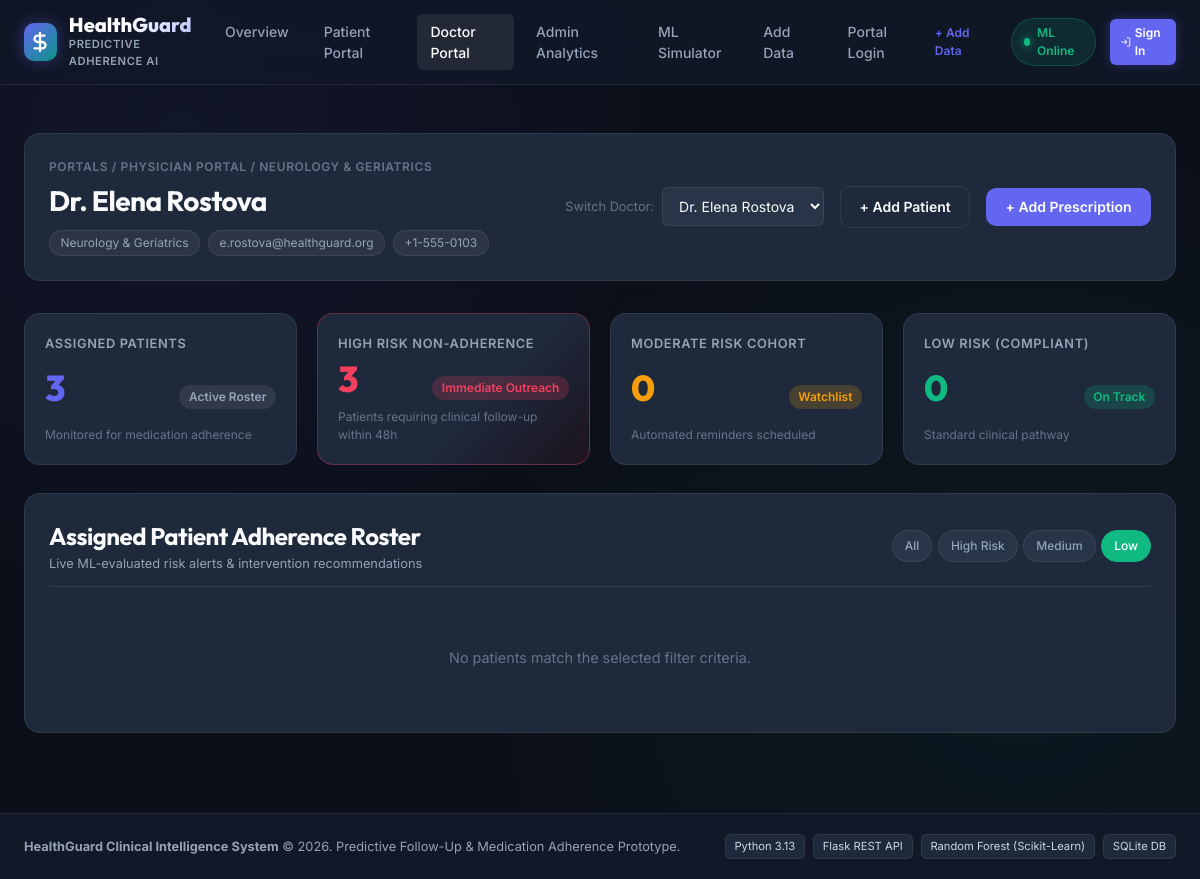
Page /doctor/3?risk=Low on the earlier database version.
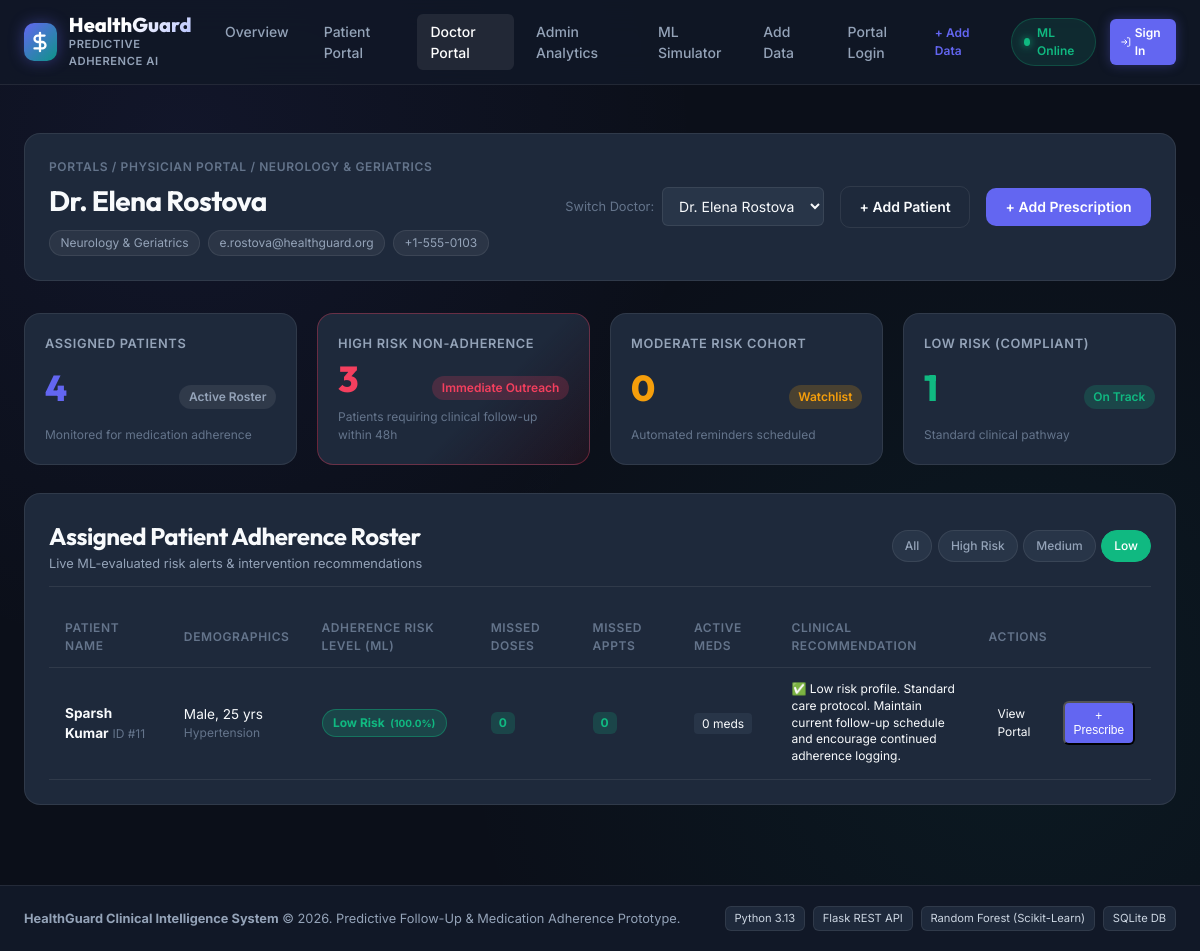
Same page on the later database version.
### tables this page shows
CREATE TABLE risk_assessments (
    id INTEGER PRIMARY KEY AUTOINCREMENT,
    patient_id INTEGER NOT NULL,
    risk_level TEXT NOT NULL CHECK(risk_level IN ('Low', 'Medium', 'High')),
    risk_score REAL NOT NULL,
    features_json TEXT NOT NULL,
    recommendations TEXT,
    evaluated_at TIMESTAMP DEFAULT CURRENT_TIMESTAMP,
    FOREIGN KEY (patient_id) REFERENCES patients(id) ON DELETE CASCADE
);

CREATE TABLE patients (
    id INTEGER PRIMARY KEY AUTOINCREMENT,
    doctor_id INTEGER,
    name TEXT NOT NULL,
    age INTEGER NOT NULL CHECK(age >= 0 AND age <= 125),
    gender TEXT CHECK(gender IN ('Male', 'Female', 'Other')),
    phone TEXT,
    email TEXT UNIQUE,
    chronic_conditions TEXT,
    created_at TIMESTAMP DEFAULT CURRENT_TIMESTAMP,
    FOREIGN KEY (doctor_id) REFERENCES doctors(id) ON DELETE SET NULL
);

### app/routes_portal.py (the view)
@portal_bp.route("/doctor/<int:doctor_id>")
def doctor_portal(doctor_id: int):
    doctor = query_db("SELECT * FROM doctors WHERE id = ?;", (doctor_id,), one=True)
    if not doctor:
        return render_template("404.html", message=f"Doctor #{doctor_id} not found"), 404
    all_doctors = query_db("SELECT id, name, specialty FROM doctors ORDER BY id ASC;")
    risk_filter = request.args.get("risk", "All")
    query = """
        SELECT
            p.id, p.name, p.age, p.gender, p.phone, p.email, p.chronic_conditions,
            r.risk_level, r.risk_score, r.recommendations, r.evaluated_at,
            (SELECT COUNT(*) FROM prescriptions rx WHERE rx.patient_id = p.id AND rx.status = 'Active') as active_meds_count,
            (SELECT COUNT(*) FROM adherence_logs al WHERE al.patient_id = p.id AND al.status = 'Missed') as total_missed_doses,
            (SELECT COUNT(*) FROM follow_up_schedules fs WHERE fs.patient_id = p.id AND fs.status = 'Missed') as total_missed_appts
        FROM patients p
        LEFT JOIN risk_assessments r ON r.id = (
            SELECT id FROM risk_assessments ra WHERE ra.patient_id = p.id ORDER BY evaluated_at DESC, id DESC LIMIT 1
        )
        WHERE p.doctor_id = ?
    """
    params = [doctor_id]
    if risk_filter in ["Low", "Medium", "High"]:
        query += " AND r.risk_level = ?"
        params.append(risk_filter)
    query += " ORDER BY CASE r.risk_level WHEN 'High' THEN 1 WHEN 'Medium' THEN 2 ELSE 3 END, p.name ASC;"
    assigned_patients = query_db(query, tuple(params))
    counts = query_db(
        """SELECT
               COUNT(p.id) as total_patients,
               SUM(CASE WHEN r.risk_level = 'High' THEN 1 ELSE 0 END) as high_risk,
               SUM(CASE WHEN r.risk_level = 'Medium' THEN 1 ELSE 0 END) as med_risk,
               SUM(CASE WHEN r.risk_level = 'Low' THEN 1 ELSE 0 END) as low_risk
           FROM patients p
           LEFT JOIN risk_assessments r ON r.id = (
               SELECT id FROM risk_assessments ra WHERE ra.patient_id = p.id ORDER BY evaluated_at DESC, id DESC LIMIT 1
           )
           WHERE p.doctor_id = ?;""",
        (doctor_id,),
        one=True,
    )
    return render_template(
        "doctor.html",
        doctor=doctor,
        all_doctors=all_doctors,
        patients=assigned_patients,
        stats=counts,
        current_filter=risk_filter,
    )

### app/routes_portal.py (called while the page is built, shortened)
@portal_bp.app_context_processor
def inject_current_user():
    return {"current_user": None}

### database/db.py (called while the page is built)
def get_db_connection(db_path: Optional[str] = None) -> sqlite3.Connection:
    path = db_path or os.environ.get("HEALTHGUARD_DB_PATH", DEFAULT_DB_PATH)
    conn = sqlite3.connect(path, timeout=10)
    conn.row_factory = sqlite3.Row
    conn.execute("PRAGMA foreign_keys = ON;")
    return conn

def query_db(
    query: str,
    args: tuple = (),
    one: bool = False,
    db_path: Optional[str] = None,
) -> Any:
    conn = get_db_connection(db_path)
    try:
        cur = conn.cursor()
        cur.execute(query, args)
        rv = cur.fetchall()
        if one:
            return dict(rv[0]) if rv else None
        return [dict(row) for row in rv]
    finally:
        conn.close()

### app/templates/doctor.html (shortened to what the changed rows need)
{% extends "base.html" %}
{% block content %}
<div class="portal-header-bar">
    <div>
        <h1 class="page-title">{{ doctor.name }}</h1>
    </div>
</div>
<div class="dashboard-stats-grid">
    <div class="stat-card">
        <div class="stat-main">
            <div class="stat-num text-indigo">{{ stats.total_patients or 0 }}</div>
            <div class="stat-badge badge-neutral">Active Roster</div>
        </div>
    </div>
    <div class="stat-card">
        <div class="stat-main">
            <div class="stat-num text-emerald">{{ stats.low_risk or 0 }}</div>
            <div class="stat-badge badge-success">On Track</div>
        </div>
    </div>
</div>
<div class="panel-card mt-4">
    <div class="panel-header flex-between">
        <div>
            <h2>Assigned Patient Adherence Roster</h2>
        </div>
    </div>
    {% if patients %}
        <div class="table-responsive">
            <table class="data-table">
                <thead>
                    <tr>
                        <th>Patient Name</th>
                        <th>Demographics</th>
                        <th>Adherence Risk Level (ML)</th>
                        <th>Missed Doses</th>
                        <th>Missed Appts</th>
                        <th>Active Meds</th>
                        <th>Clinical Recommendation</th>
                        <th>Actions</th>
                    </tr>
                </thead>
                <tbody>
                    {% for p in patients %}
                        <tr class="{% if p.risk_level == 'High' %}row-high-risk{% endif %}">
                            <td>
                                <div class="patient-name-cell">
                                    <strong>{{ p.name }}</strong>
                                    <span class="text-muted small">ID #{{ p.id }}</span>
                                </div>
                            </td>
                            <td>
                                <div>{{ p.gender }}, {{ p.age }} yrs</div>
                                <div class="text-muted small truncate-text" title="{{ p.chronic_conditions }}">{{ p.chronic_conditions }}</div>
                            </td>
                            <td>
                                <span class="badge-risk badge-risk-{{ p.risk_level|lower if p.risk_level else 'low' }}">
                                    {{ p.risk_level or 'Low' }} Risk
                                    {% if p.risk_score %}
                                        <small>({{ p.risk_score }}%)</small>
                                    {% endif %}
                                </span>
                            </td>
                            <td>
                                <span class="counter-badge {% if p.total_missed_doses > 3 %}counter-danger{% elif p.total_missed_doses > 0 %}counter-warning{% else %}counter-safe{% endif %}">
                                    {{ p.total_missed_doses or 0 }}
                                </span>
                            </td>
                            <td>
                                <span class="counter-badge {% if p.total_missed_appts > 1 %}counter-danger{% elif p.total_missed_appts > 0 %}counter-warning{% else %}counter-safe{% endif %}">
                                    {{ p.total_missed_appts or 0 }}
                                </span>
                            </td>
                            <td>
                                <span class="badge-neutral-sm">{{ p.active_meds_count or 0 }} meds</span>
                            </td>
                            <td class="rec-cell">
                                <span class="text-small" title="{{ p.recommendations }}">{{ p.recommendations or 'Standard monitoring protocol.' }}</span>
                            </td>
                            <td>
                                <div class="btn-group-actions">
                                    <a href="/patient/{{ p.id }}" class="btn-xs btn-outline" title="Open Patient Portal">
                                        View Portal
                                    </a>
                                    <button class="btn-xs btn-primary" onclick="openAddRxModalForPatient({{ p.id }}, '{{ p.name }}');" title="Prescribe Medication">
                                        + Prescribe
                                    </button>
                                </div>
                            </td>
                        </tr>
                    {% endfor %}
                </tbody>
            </table>
        </div>
    {% else %}
        <div class="empty-state">
            <p>No patients match the selected filter criteria.</p>
        </div>
    {% endif %}
</div>
{% endblock %}

Differences in the rows shown:
added risk_assessments: name "Sparsh Kumar", id "11", gender "Male", age "25", chronic_conditions "Hypertension", risk_level "Low", risk_score "100.0", total_missed_doses "0", total_missed_appts "0", active_meds_count "0", recommendations "✅ Low risk profile. Standard care protocol. Maintain current follow-up schedule and encourage continued adherence logging."
Other differences:
{{ stats.total_patients or 0 }}: "3" → "4"
{{ stats.low_risk or 0 }}: "0" → "1"
text no longer shown: "No patients match the selected filter criteria."
text now shown: "PATIENT NAME DEMOGRAPHICS ADHERENCE RISK LEVEL (ML) MISSED DOSES MISSED APPTS ACTIVE MEDS CLINICAL RECOMMENDATION ACTIONS"
